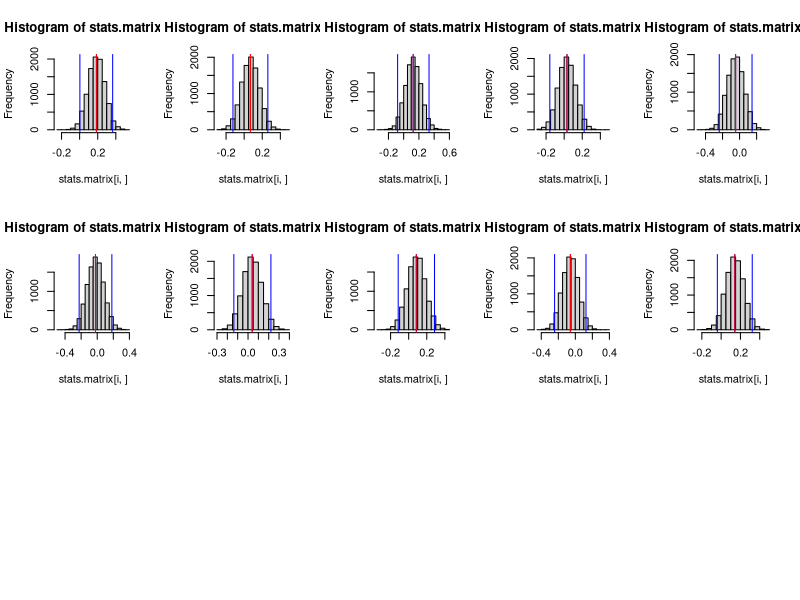

Write the R code that produced this figure.
#input data here
data <- rnorm(10000,0,1)

#parameters 
n <- length(data)
b <- n^.5
s <- 10
r <- 10000

subsamples <- matrix(,nrow=s,ncol=trunc(b))
subsamples.means <- c()
quality.estimates <- matrix(,nrow=s,ncol=2)
stats.matrix <- matrix(,nrow=s,ncol=r)
for (i in 1:s) {
  subsamples[i,] <- sample(data, b,replace=F)
  subsamples.means[i] <- mean(subsamples[i,])
  stats <- c()
  for (j in 1:r) {
    resample <- sample(subsamples[i,],b,replace=T)
    stats[j] <- mean(resample)
  }
  stats.matrix[i,] <- stats
  quality.estimates[i,] <- quantile(stats,c(.025,.975))
}

final.quality.estimate <- c(mean(quality.estimates[,1]),mean(quality.estimates[,2]))
final.quality.estimate

#plotting histograms from each subsample
par(mfrow=c(3,5))
for (i in 1:s) {
  hist(stats.matrix[i,])
  abline(v=c(quality.estimates[i,1],quality.estimates[i,2],mean(stats.matrix[i,])),col='blue')
  abline(v=subsamples.means[i],col='red')
  print(abs(subsamples.means[i]-mean(stats.matrix[i,])))
}
